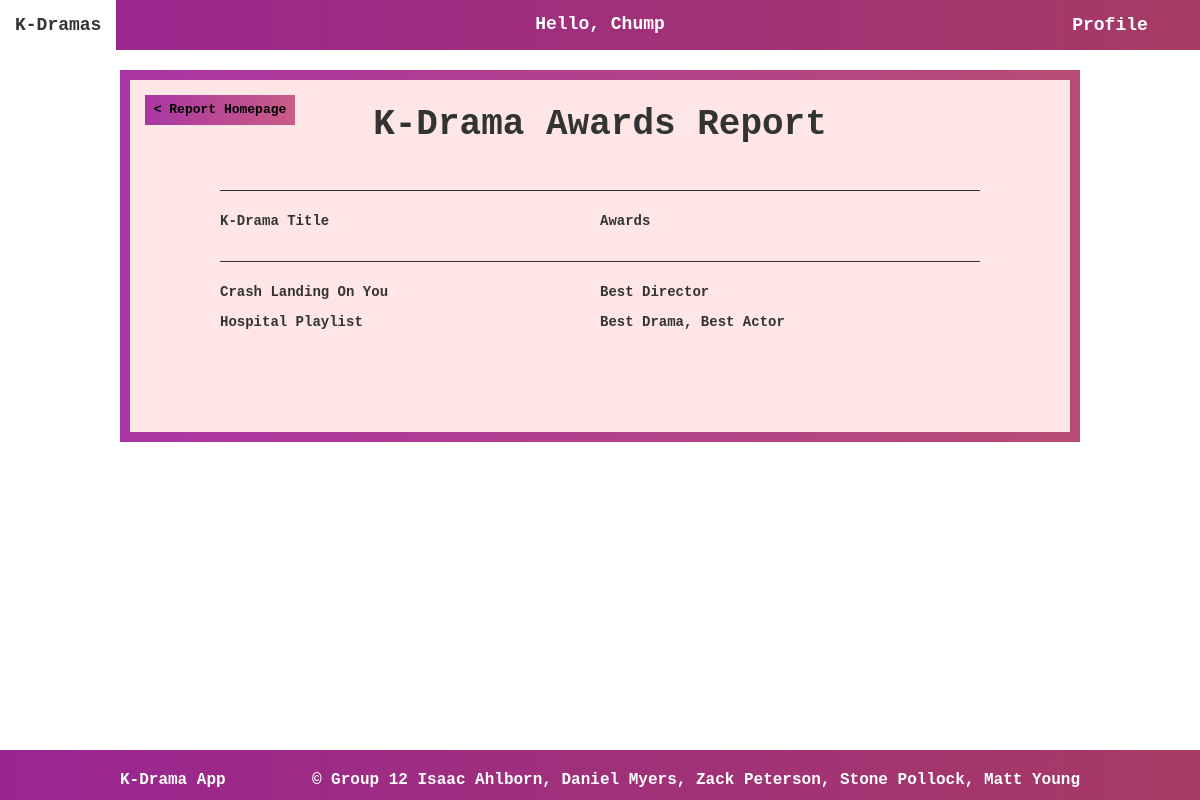
/kdrama/reports/kdrama-awards (signed in), run on the app's committed database.
### kdrama/models.py (models this page shows)
class Movie(models.Model):
    movie_id = models.AutoField(primary_key=True)
    title = models.CharField(max_length=100)
    description = models.CharField(max_length=500, blank=True)
    director = models.ForeignKey(Director, on_delete=models.CASCADE,default=1)
    studio = models.ForeignKey(Studio, on_delete=models.CASCADE,default=1)
    release_year = models.IntegerField(blank=True, null=True)
    price = models.DecimalField(max_digits=10, decimal_places=2, null=True, blank=True)
    episode_length = models.IntegerField(blank=True, null=True) # runtime in minutes
    seasons = models.IntegerField(default=1, null=True)
    episodes = models.IntegerField(default=1, null=True)
    rating = models.CharField(max_length=50, blank=True)
    genre = models.CharField(max_length=50, blank=True)
    image_url = models.URLField(blank=True)
    youtube_url = models.URLField(blank=True)
    actors = models.ManyToManyField('Actor', related_name='movies')
    awards = models.ManyToManyField('Award', related_name='movies')
    def __str__(self):
        return self.title

class Award(models.Model):
    award_id = models.AutoField(primary_key=True)
    name = models.CharField(max_length=100)
    def __str__(self):
        return self.name

### kdrama/views.py (the view)
# urls.py: path('reports/kdrama-awards', MovieAwardListReportView.as_view(), name='report-movie-awards'),
class MovieAwardListReportView(LoginRequiredMixin, View):
    template_name = 'reports/movie_awards.html'
    def get(self, request):
        kdramas = Movie.objects.exclude(awards__isnull=True)
        context = {'kdramas':kdramas}
        return render(request, self.template_name, context)

### templates/reports/movie_awards.html (shortened to what this page needs)
<!DOCTYPE html>
<html>
<head>
    {% load static %}
    <link rel="stylesheet" href="https://maxcdn.bootstrapcdn.com/bootstrap/3.3.7/css/bootstrap.min.css">
    <link rel="stylesheet" type="text/css" href="{% static 'css/styles.css' %}">
</head>
<body>
    {% include '../blocks/header.html' %}
    <div class="container">
        <a href="{% url 'report-home' %}" id="button-styles">
            <div class="button" id="back-button">
                < Report Homepage
            </div>
        </a>
        <h1 id="title">K-Drama Awards Report</h1>
        <hr style="width: 100%;">
        <div id="report-pane">
            <div id="kdrama-pane">
                <p id="report-text">K-Drama Title</p>
                <p id="report-text">Awards</p>
            </div>
        </div>
        <hr style="width: 100%;">
        {% for kdrama in kdramas %}
            <div id="kdrama-pane">
                <p id="report-text">{{kdrama}}</p>
                <p id="report-text">
                    {% for award in kdrama.awards.all%}
                        {{award}}{% if not forloop.last%}, {% endif %}
                    {% endfor %}
                </p>
            </div>
        {%endfor%}
    </div>
    <div class="footer" id="bootstrap-override">
        <p id="footer-title">K-Drama App</h4>
        <p id="footer-info">© Group 12 Isaac Ahlborn, Daniel Myers, Zack Peterson, Stone Pollock, Matt Young</h4>
    </div>
</body>
</html>

### templates/blocks/header.html (shortened to what this page needs)
<nav class="navbar navbar-light" id="remove-spacing">
    <div class="heading">
      <div class="navbar-header">
         <a class="text-white navbar-brand" id="home-link" href="{% url 'movie-list' %}">K-Dramas</a>
      </div>
      <p id="greeting">Hello, {{user.username}}</h2>
      <div class="dropdown" id="text-white">
        <span>Profile</span>
      </div>
    </div>
</nav>

### static/css/styles.css (style rules this page uses)
* { font-family: Courier, monospace; font-weight: bolder; }
body { background-image: url("../images/flowerbackground.jpg"); background-size: 1200px 1200px; background-repeat: repeat; margin: 0px; padding: 0px; min-height: 100vh; position: relative; top:0; }
body::after { content: ''; display: block; height: 50px; }
.footer { position: absolute; margin-top: 50px; width: 100%; bottom:0; height: 50px; background-image: linear-gradient(to right, #992592, #A73A64); color:white; font-family: Courier, monospace; font-weight: bolder; }
#bootstrap-override { font-family: Courier, monospace; font-weight: bolder; font-size: 16px; }
#footer-title { position: absolute; left:10%; top: 19px; }
#footer-info { position: absolute; right:10%; top: 19px; }
.container { background-color: #FFE6E6; border-width:10px; border-style: solid; border-image: linear-gradient(to right, #AA36A3, #B84B75) 1; }
.navbar { background-image: linear-gradient(to right, #992592, #A73A64); border-radius: 0px; border: none; }
#home-link { color: white; font-weight: 900; }
.dropdown { display:inline-block; color: white; text-align: center; line-height: 50px; height: 50px; width: 160px; position: absolute; right:10px; font-size: 18px; }
#greeting { font-weight: 900; font-size: 18px; color: white; position: absolute; top: 50%; left:50%; transform: translate(-50%, -50%); }
.button { color: black; font-weight: bold; background-image: linear-gradient(to right, #AA36A3, #C95C86); height: 40px; width: 180px; border: none; font-size:18px; display:flex; text-align: center; justify-content: center; align-items: center; margin:0; text-decoration: none; }
hr { border-color: #333333; }

### templates/reports/movie_awards.html (style rules this page uses)
body { min-height: 100vh; position: relative; top:0; }
body::after { content: ''; display: block; height: 50px; }
.container { width: 80vw; height:fit-content; margin-left: 50%; transform: translateX(-50%); top: 10px; margin-top: 20px; margin-bottom: 50px; display: flex; flex-direction: column; justify-content: center; align-items: center; text-align: center; padding: 90px; }
#title { position: absolute; top: 5px; right: 25%; left: 25%; width: 50%; font-weight: 700; }
#button-styles { text-decoration: none; }
#back-button { width: 150px; height: 30px; position: absolute; top:15px; left:15px; font-size: 13px; font-weight: 900; }
#report-pane { width: 100%; }
#kdrama-pane { display: flex; flex-direction: row; width:100%; }
#report-text { flex: 1; max-width: 50%; text-wrap: wrap; text-align: left; }

### data on the page
Movie: title "Crash Landing On You"
Award: name "Best Director"
Movie: title "Hospital Playlist"
Award: name "Best Drama"
Award: name "Best Actor"

### other printed values
{{ user.username }} "Chump"
